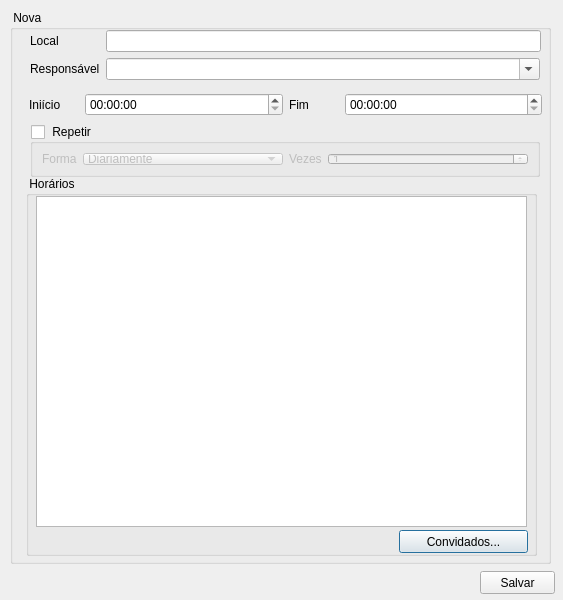
<?xml version="1.0" encoding="UTF-8"?>
<ui version="4.0">
 <class>NewDayReserve</class>
 <widget class="QDialog" name="NewDayReserve">
  <property name="geometry">
   <rect>
    <x>0</x>
    <y>0</y>
    <width>563</width>
    <height>600</height>
   </rect>
  </property>
  <property name="windowTitle">
   <string>Dialog</string>
  </property>
  <property name="windowIcon">
   <iconset resource="../../icons/resources.qrc">
    <normaloff>:/png/marca-m.png</normaloff>:/png/marca-m.png</iconset>
  </property>
  <widget class="QGroupBox" name="groupBox">
   <property name="geometry">
    <rect>
     <x>10</x>
     <y>10</y>
     <width>541</width>
     <height>554</height>
    </rect>
   </property>
   <property name="title">
    <string> Nova </string>
   </property>
   <widget class="QGroupBox" name="groupBoxHorarios">
    <property name="geometry">
     <rect>
      <x>16</x>
      <y>166</y>
      <width>511</width>
      <height>380</height>
     </rect>
    </property>
    <property name="title">
     <string> Horários</string>
    </property>
    <widget class="QTableView" name="tableView">
     <property name="geometry">
      <rect>
       <x>10</x>
       <y>20</y>
       <width>491</width>
       <height>331</height>
      </rect>
     </property>
     <property name="selectionMode">
      <enum>QAbstractItemView::ContiguousSelection</enum>
     </property>
     <property name="selectionBehavior">
      <enum>QAbstractItemView::SelectRows</enum>
     </property>
     <attribute name="verticalHeaderVisible">
      <bool>false</bool>
     </attribute>
    </widget>
    <widget class="QPushButton" name="pushButtonInvited">
     <property name="geometry">
      <rect>
       <x>373</x>
       <y>354</y>
       <width>129</width>
       <height>23</height>
      </rect>
     </property>
     <property name="text">
      <string>Convidados...</string>
     </property>
    </widget>
   </widget>
   <widget class="QWidget" name="layoutWidget">
    <property name="geometry">
     <rect>
      <x>20</x>
      <y>48</y>
      <width>510</width>
      <height>22</height>
     </rect>
    </property>
    <layout class="QHBoxLayout" name="horizontalLayout">
     <item>
      <widget class="QLabel" name="label">
       <property name="maximumSize">
        <size>
         <width>70</width>
         <height>16777215</height>
        </size>
       </property>
       <property name="text">
        <string>Responsável</string>
       </property>
      </widget>
     </item>
     <item>
      <widget class="QComboBox" name="comboBox">
       <property name="minimumSize">
        <size>
         <width>300</width>
         <height>0</height>
        </size>
       </property>
       <property name="editable">
        <bool>true</bool>
       </property>
       <property name="maxVisibleItems">
        <number>30</number>
       </property>
      </widget>
     </item>
    </layout>
   </widget>
   <widget class="QWidget" name="layoutWidget">
    <property name="geometry">
     <rect>
      <x>19</x>
      <y>82</y>
      <width>513</width>
      <height>25</height>
     </rect>
    </property>
    <layout class="QHBoxLayout" name="horizontalLayout_2">
     <item>
      <widget class="QLabel" name="label_2">
       <property name="maximumSize">
        <size>
         <width>50</width>
         <height>16777215</height>
        </size>
       </property>
       <property name="text">
        <string>Iniício</string>
       </property>
      </widget>
     </item>
     <item>
      <widget class="QTimeEdit" name="timeEditStart">
       <property name="maximumTime">
        <time>
         <hour>23</hour>
         <minute>0</minute>
         <second>0</second>
        </time>
       </property>
       <property name="calendarPopup">
        <bool>true</bool>
       </property>
      </widget>
     </item>
     <item>
      <widget class="QLabel" name="label_3">
       <property name="maximumSize">
        <size>
         <width>50</width>
         <height>16777215</height>
        </size>
       </property>
       <property name="text">
        <string>Fim</string>
       </property>
      </widget>
     </item>
     <item>
      <widget class="QTimeEdit" name="timeEditEnd"/>
     </item>
    </layout>
   </widget>
   <widget class="QWidget" name="layoutWidget">
    <property name="geometry">
     <rect>
      <x>20</x>
      <y>20</y>
      <width>511</width>
      <height>22</height>
     </rect>
    </property>
    <layout class="QHBoxLayout" name="horizontalLayout_3">
     <item>
      <widget class="QLabel" name="label_4">
       <property name="minimumSize">
        <size>
         <width>70</width>
         <height>0</height>
        </size>
       </property>
       <property name="text">
        <string>Local</string>
       </property>
      </widget>
     </item>
     <item>
      <widget class="QLineEdit" name="lineEditLocal"/>
     </item>
    </layout>
   </widget>
   <widget class="QGroupBox" name="groupBoxRepeat">
    <property name="geometry">
     <rect>
      <x>20</x>
      <y>114</y>
      <width>510</width>
      <height>53</height>
     </rect>
    </property>
    <property name="title">
     <string> Repetir</string>
    </property>
    <property name="checkable">
     <bool>true</bool>
    </property>
    <property name="checked">
     <bool>false</bool>
    </property>
    <layout class="QGridLayout" name="gridLayout">
     <item row="0" column="0">
      <widget class="QLabel" name="label_5">
       <property name="text">
        <string>Forma</string>
       </property>
      </widget>
     </item>
     <item row="0" column="1">
      <widget class="QComboBox" name="comboBoxRepetirForma">
       <property name="minimumSize">
        <size>
         <width>200</width>
         <height>0</height>
        </size>
       </property>
       <property name="maximumSize">
        <size>
         <width>16777215</width>
         <height>16777215</height>
        </size>
       </property>
       <item>
        <property name="text">
         <string>Diariamente</string>
        </property>
       </item>
       <item>
        <property name="text">
         <string>Semanalmente</string>
        </property>
       </item>
       <item>
        <property name="text">
         <string>Mensalmente</string>
        </property>
       </item>
      </widget>
     </item>
     <item row="0" column="2">
      <widget class="QLabel" name="label_6">
       <property name="text">
        <string>Vezes</string>
       </property>
      </widget>
     </item>
     <item row="0" column="3">
      <widget class="QSpinBox" name="spinBoxVezes">
       <property name="minimumSize">
        <size>
         <width>200</width>
         <height>0</height>
        </size>
       </property>
       <property name="minimum">
        <number>1</number>
       </property>
       <property name="maximum">
        <number>9999</number>
       </property>
      </widget>
     </item>
    </layout>
   </widget>
  </widget>
  <widget class="QPushButton" name="pushButtonSave">
   <property name="geometry">
    <rect>
     <x>480</x>
     <y>571</y>
     <width>75</width>
     <height>23</height>
    </rect>
   </property>
   <property name="text">
    <string>Salvar</string>
   </property>
  </widget>
 </widget>
 <tabstops>
  <tabstop>lineEditLocal</tabstop>
  <tabstop>comboBox</tabstop>
  <tabstop>timeEditStart</tabstop>
  <tabstop>timeEditEnd</tabstop>
  <tabstop>groupBoxRepeat</tabstop>
  <tabstop>comboBoxRepetirForma</tabstop>
  <tabstop>spinBoxVezes</tabstop>
  <tabstop>tableView</tabstop>
  <tabstop>pushButtonSave</tabstop>
 </tabstops>
 <resources>
  <include location="../../icons/resources.qrc"/>
  <include location="../../icons/resources.qrc"/>
  <include location="../../icons/resources.qrc"/>
 </resources>
 <connections/>
</ui>
